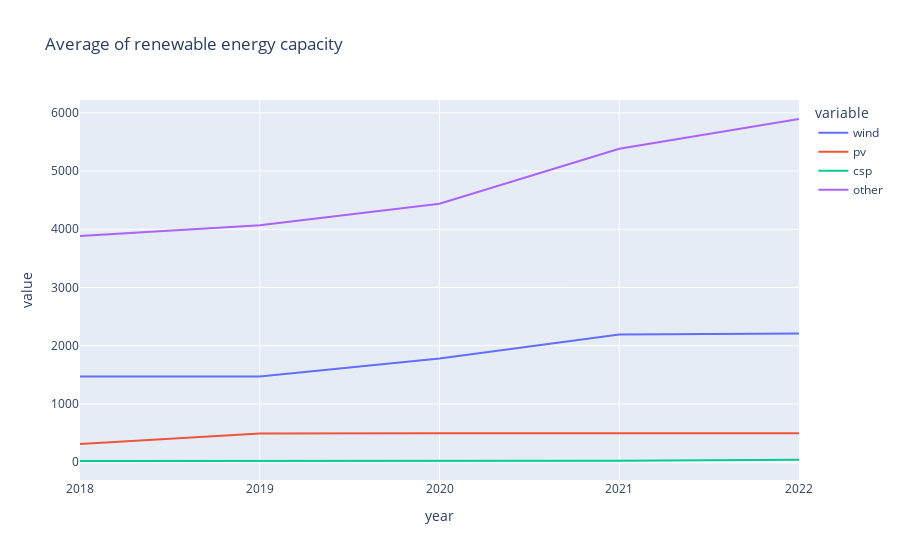

The cell this chart's notebook holds for it:
### Code cell
fig1 = px.line(renew_capacity,x="year",y=["wind","pv","csp","other"],title="Average of renewable energy capacity")
fig1.update_layout(
    xaxis= dict(
        dtick = 1
    )
)
fig1.show()

### Figure 1 — Plotly figure (JSON) as saved in the notebook; plotly's stock layout.template omitted (floating-point values rounded to 4 significant figures)
{"data": [{"hovertemplate": "variable=wind<br>year=%{x}<br>value=%{y}<extra></extra>", "legendgroup": "wind", "line": {"color": "#636efa", "dash": "solid"}, "marker": {"symbol": "circle"}, "mode": "lines", "name": "wind", "orientation": "v", "showlegend": true, "type": "scatter", "x": [2018, 2019, 2020, 2021, 2022], "xaxis": "x", "y": [1474.0, 1474.0, 1780.0, 2194.0, 2212.0], "yaxis": "y"}, {"hovertemplate": "variable=pv<br>year=%{x}<br>value=%{y}<extra></extra>", "legendgroup": "pv", "line": {"color": "#EF553B", "dash": "solid"}, "marker": {"symbol": "circle"}, "mode": "lines", "name": "pv", "orientation": "v", "showlegend": true, "type": "scatter", "x": [2018, 2019, 2020, 2021, 2022], "xaxis": "x", "y": [311.6, 491.8, 500, 500, 500], "yaxis": "y"}, {"hovertemplate": "variable=csp<br>year=%{x}<br>value=%{y}<extra></extra>", "legendgroup": "csp", "line": {"color": "#00cc96", "dash": "solid"}, "marker": {"symbol": "circle"}, "mode": "lines", "name": "csp", "orientation": "v", "showlegend": true, "type": "scatter", "x": [2018, 2019, 2020, 2021, 2022], "xaxis": "x", "y": [21.78, 21.78, 21.78, 25.01, 41.83], "yaxis": "y"}, {"hovertemplate": "variable=other<br>year=%{x}<br>value=%{y}<extra></extra>", "legendgroup": "other", "line": {"color": "#ab63fa", "dash": "solid"}, "marker": {"symbol": "circle"}, "mode": "lines", "name": "other", "orientation": "v", "showlegend": true, "type": "scatter", "x": [2018, 2019, 2020, 2021, 2022], "xaxis": "x", "y": [3887.0, 4068.0, 4440.0, 5381.0, 5893.0], "yaxis": "y"}], "layout": {"legend": {"title": {"text": "variable"}, "tracegroupgap": 0}, "title": {"text": "Average of renewable energy capacity"}, "xaxis": {"anchor": "y", "domain": [0, 1], "dtick": 1, "title": {"text": "year"}}, "yaxis": {"anchor": "x", "domain": [0, 1], "title": {"text": "value"}}}}
